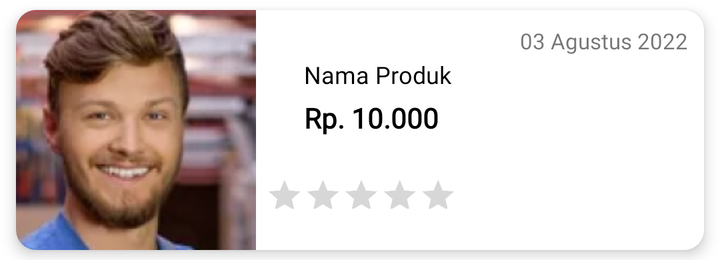
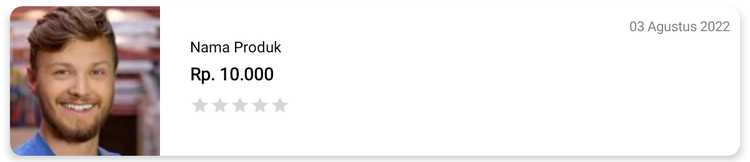

Two renders of one Android screen. The first uses the default layout on a phone; the second uses the alternative layout the repository ships for a different screen configuration, on a matching device. The two XML files are below.
<!-- AndroidManifest.xml: application theme Theme.AndroidPhincon -->
<!-- res/layout/list_product.xml -->
<?xml version="1.0" encoding="utf-8"?>
<androidx.cardview.widget.CardView xmlns:android="http://schemas.android.com/apk/res/android"
    xmlns:card_view="http://schemas.android.com/apk/res-auto"
    xmlns:tools="http://schemas.android.com/tools"
    android:id="@+id/card_list_product"
    android:layout_width="match_parent"
    android:layout_height="120dp"
    android:layout_gravity="center"
    android:layout_marginTop="5dp"
    android:layout_marginBottom="5dp"
    android:layout_marginLeft="8dp"
    android:layout_marginRight="8dp"
    android:orientation="vertical"
    card_view:cardElevation="4dp"
    android:background="@color/white"
    card_view:cardCornerRadius="10dp">

    <androidx.constraintlayout.widget.ConstraintLayout
        android:layout_width="match_parent"
        android:layout_height="match_parent"
        android:background="@color/white">

        <ImageView
            android:id="@+id/iv_product"
            android:layout_width="120dp"
            android:layout_height="match_parent"
            android:scaleType="centerCrop"
            card_view:layout_constraintBottom_toBottomOf="parent"
            card_view:layout_constraintStart_toStartOf="parent"
            card_view:layout_constraintTop_toTopOf="parent"
            tools:src="@drawable/photo_profile" />

        <TextView
            android:id="@+id/tv_date"
            android:layout_width="wrap_content"
            android:layout_height="wrap_content"
            android:layout_marginTop="8dp"
            android:layout_marginEnd="8dp"
            android:text="03 Agustus 2022"
            android:textSize="11sp"
            card_view:layout_constraintEnd_toEndOf="parent"
            card_view:layout_constraintTop_toTopOf="parent" />

        <TextView
            android:id="@+id/tv_product_name"
            android:layout_width="0dp"
            android:layout_height="wrap_content"
            android:layout_marginStart="24dp"
            android:layout_marginTop="24dp"
            android:layout_marginEnd="8dp"
            android:maxLines="1"
            android:textColor="@color/black"
            android:textSize="12sp"
            card_view:layout_constraintEnd_toEndOf="parent"
            card_view:layout_constraintStart_toEndOf="@+id/iv_product"
            card_view:layout_constraintTop_toTopOf="parent"
            tools:text="Nama Produk" />

        <TextView
            android:id="@+id/tv_price"
            android:layout_width="0dp"
            android:layout_height="wrap_content"
            android:layout_marginTop="4dp"
            android:text="Rp. 10.000"
            android:textColor="@color/black"
            android:textSize="14sp"
            android:textStyle="bold"
            card_view:layout_constraintStart_toStartOf="@+id/tv_product_name"
            card_view:layout_constraintTop_toBottomOf="@+id/tv_product_name" />

        <RatingBar
            android:id="@+id/ratingBar"
            android:layout_width="wrap_content"
            android:layout_height="40dp"
            android:layout_marginStart="8dp"
            android:layout_marginTop="8dp"
            android:layout_marginEnd="151dp"
            android:isIndicator="true"
            android:numStars="5"
            android:progressTint="@color/black"
            android:scaleX=".4"
            android:scaleY=".4"
            card_view:layout_constraintEnd_toEndOf="parent"
            card_view:layout_constraintStart_toStartOf="@+id/tv_price"
            card_view:layout_constraintTop_toBottomOf="@+id/tv_price" />

        <ImageView
            android:id="@+id/iv_favorite"
            android:layout_width="40dp"
            android:layout_height="30dp"
            android:layout_marginEnd="8dp"
            android:layout_marginBottom="8dp"
            card_view:layout_constraintBottom_toBottomOf="parent"
            card_view:layout_constraintEnd_toEndOf="parent"
            card_view:srcCompat="@drawable/ic_sharp_favorite_24_black" />


    </androidx.constraintlayout.widget.ConstraintLayout>
</androidx.cardview.widget.CardView>
<!-- resources referenced by this layout -->
<resources>
  <color name="black">#FF000000</color>
  <color name="white">#FFFFFFFF</color>
  <!-- drawable photo_profile: png bitmap (drawable, 48697 bytes) -->
  <style name="Theme.AndroidPhincon" parent="Theme.MaterialComponents.DayNight.DarkActionBar">
          
          <item name="android:fontFamily">@font/poppins</item>
          <item name="fontFamily">@font/poppins</item>
  
          <item name="colorPrimary">@color/primaryColor</item>
          <item name="colorPrimaryVariant">@color/primaryLightColor</item>
          <item name="colorOnPrimary">@color/white</item>
          
          <item name="colorSecondary">@color/teal_200</item>
          <item name="colorSecondaryVariant">@color/teal_700</item>
          <item name="colorOnSecondary">@color/black</item>
          
          <item name="android:statusBarColor">?attr/colorPrimaryVariant</item>
          
      </style>
  <color name="primaryColor">#EB848E</color>
  <color name="primaryLightColor">#FFC7CD</color>
  <color name="teal_200">#FF03DAC5</color>
  <color name="teal_700">#FF018786</color>
</resources>
<!-- res/layout-sw600dp/list_product.xml (the repository's variant of the layout above) -->
<!-- drawn on a 7-inch tablet held upright -->
<?xml version="1.0" encoding="utf-8"?>
<androidx.cardview.widget.CardView xmlns:android="http://schemas.android.com/apk/res/android"
    xmlns:card_view="http://schemas.android.com/apk/res-auto"
    xmlns:tools="http://schemas.android.com/tools"
    android:id="@+id/card_list_product"
    android:layout_width="match_parent"
    android:layout_height="120dp"
    android:layout_gravity="center"
    android:layout_marginTop="5dp"
    android:layout_marginBottom="5dp"
    android:layout_marginLeft="8dp"
    android:layout_marginRight="8dp"
    android:orientation="vertical"
    card_view:cardElevation="4dp"
    android:background="@color/white"
    card_view:cardCornerRadius="10dp">

    <androidx.constraintlayout.widget.ConstraintLayout
        android:layout_width="match_parent"
        android:layout_height="match_parent"
        android:background="@color/white">

        <ImageView
            android:id="@+id/iv_product"
            android:layout_width="120dp"
            android:layout_height="match_parent"
            android:scaleType="centerCrop"
            card_view:layout_constraintBottom_toBottomOf="parent"
            card_view:layout_constraintStart_toStartOf="parent"
            card_view:layout_constraintTop_toTopOf="parent"
            tools:src="@drawable/photo_profile"
            android:contentDescription="@string/image_product" />

        <TextView
            android:id="@+id/tv_date"
            android:layout_width="wrap_content"
            android:layout_height="wrap_content"
            android:layout_marginTop="8dp"
            android:layout_marginEnd="8dp"
            tools:text="03 Agustus 2022"
            android:textSize="11sp"
            card_view:layout_constraintEnd_toEndOf="parent"
            card_view:layout_constraintTop_toTopOf="parent" />

        <TextView
            android:id="@+id/tv_product_name"
            android:layout_width="0dp"
            android:layout_height="wrap_content"
            android:layout_marginStart="24dp"
            android:layout_marginTop="24dp"
            android:layout_marginEnd="8dp"
            android:maxLines="1"
            android:textColor="@color/black"
            android:textSize="12sp"
            card_view:layout_constraintEnd_toEndOf="parent"
            card_view:layout_constraintStart_toEndOf="@+id/iv_product"
            card_view:layout_constraintTop_toTopOf="parent"
            tools:text="Nama Produk" />

        <TextView
            android:id="@+id/tv_price"
            android:layout_width="0dp"
            android:layout_height="wrap_content"
            android:layout_marginTop="4dp"
            tools:text="Rp. 10.000"
            android:textColor="@color/black"
            android:textSize="14sp"
            android:textStyle="bold"
            card_view:layout_constraintStart_toStartOf="@+id/tv_product_name"
            card_view:layout_constraintTop_toBottomOf="@+id/tv_product_name" />

        <RatingBar
            android:id="@+id/ratingBar"
            style="@style/Widget.AppCompat.RatingBar.Small"
            android:layout_width="wrap_content"
            android:layout_height="wrap_content"
            android:layout_marginTop="8dp"
            android:isIndicator="true"
            android:numStars="5"
            android:progressTint="@color/black"
            card_view:layout_constraintStart_toStartOf="@+id/tv_price"
            card_view:layout_constraintTop_toBottomOf="@+id/tv_price" />


        <ToggleButton
            android:id="@+id/tb_fav"
            android:layout_width="38dp"
            android:layout_height="38dp"
            android:layout_marginEnd="10dp"
            android:layout_marginBottom="10dp"
            android:background="@drawable/favorite_toggle"
            android:focusable="false"
            android:focusableInTouchMode="false"
            android:textOff=""
            android:textOn=""
            card_view:layout_constraintBottom_toBottomOf="parent"
            card_view:layout_constraintEnd_toEndOf="parent" />


    </androidx.constraintlayout.widget.ConstraintLayout>
</androidx.cardview.widget.CardView>
<!-- resources referenced by the variant -->
<!-- as a 7-inch tablet held upright resolves them -->
<resources>
  <color name="black">#FF000000</color>
  <color name="white">#FFFFFFFF</color>
  <!-- drawable favorite_toggle (drawable) -->
  <?xml version="1.0" encoding="utf-8"?>
  <selector xmlns:android="http://schemas.android.com/apk/res/android">
      <item
          android:drawable="@drawable/ic_sharp_favorite_24_black"
          android:state_checked="true"/>
      <item
          android:drawable="@drawable/baseline_favorite_border_24"
          android:state_checked="false"/>
  </selector>
  <!-- drawable photo_profile: png bitmap (drawable, 48697 bytes) -->
  <string name="image_product">image product</string>
  <style name="Theme.AndroidPhincon" parent="Theme.MaterialComponents.DayNight.DarkActionBar">
          
          <item name="android:fontFamily">@font/poppins</item>
          <item name="fontFamily">@font/poppins</item>
  
          <item name="colorPrimary">@color/primaryColor</item>
          <item name="colorPrimaryVariant">@color/primaryLightColor</item>
          <item name="colorOnPrimary">@color/white</item>
          
          <item name="colorSecondary">@color/teal_200</item>
          <item name="colorSecondaryVariant">@color/teal_700</item>
          <item name="colorOnSecondary">@color/black</item>
          
          <item name="android:statusBarColor">?attr/colorPrimaryVariant</item>
          
      </style>
  <color name="primaryColor">#EB848E</color>
  <color name="primaryLightColor">#FFC7CD</color>
  <color name="teal_200">#FF03DAC5</color>
  <color name="teal_700">#FF018786</color>
</resources>
